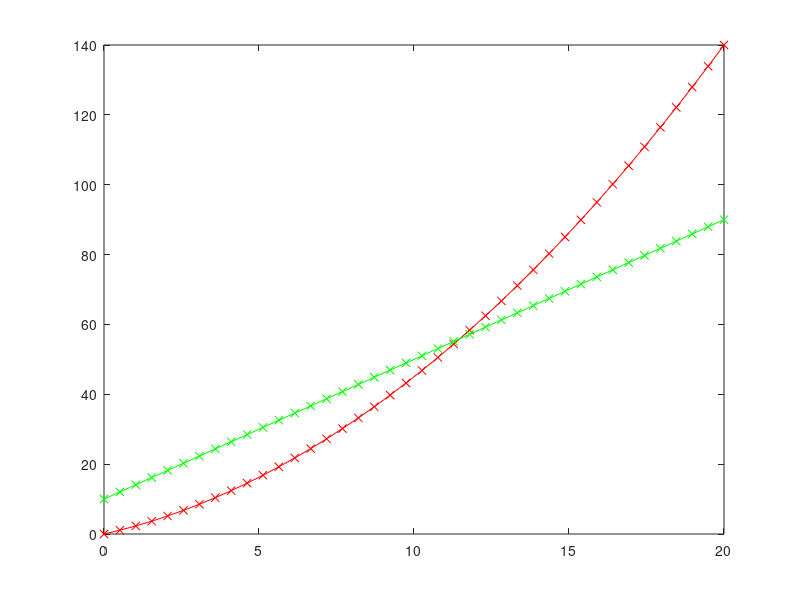

This figure's MATLAB source:
# values
X = linspace(0,20,40);

Y1 = 0.5/2 * X.^2 + 2 * X;
Y2 = 4 * X + 10;

# settings
title("Linear Graph");
xlabel("x-Achse");
ylabel("y-Achse");
set(gca, "Fontsize", 16);

plot(X,Y1,'-xr')
hold on
plot(X,Y2,'-xg')
